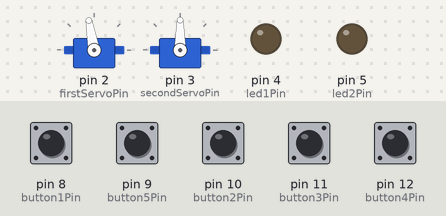
Recording of a sketch running on a simulated Arduino Uno, built with avr-gcc and run on an emulated ATmega328P. Shown: 2 × servo, output pins drawn as LEDs (lit = HIGH). The test bench sets the inputs (shaded band); at power-on: pin 8 (button1Pin) HIGH, pin 9 (button5Pin), pin 10 (button2Pin), pin 11 (button3Pin), pin 12 (button4Pin) LOW.

Above: at 1.2 s.
1.3 s: pin 9 (button5Pin) pulled HIGH for 0.15 s
At 3.5 s:
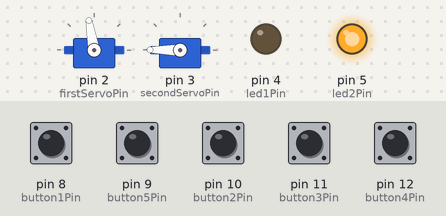
4.3 s: pin 8 (button1Pin) pulled LOW for 0.15 s
At 4.37 s:
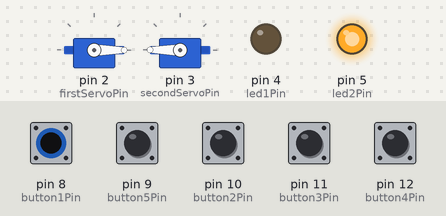
5.9 s: pin 10 (button2Pin) pulled HIGH for 0.15 s
At 5.97 s:
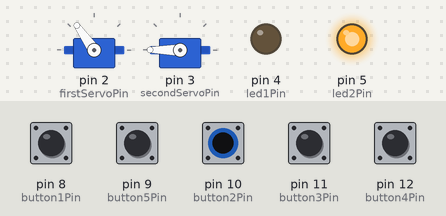
7.5 s: pin 11 (button3Pin) pulled HIGH for 0.15 s
At 7.57 s:
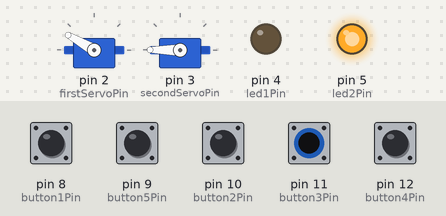
9.1 s: pin 12 (button4Pin) pulled HIGH for 0.15 s
At 9.17 s:
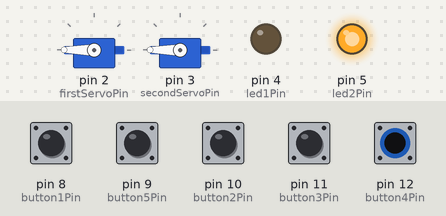
10.7 s: pin 9 (button5Pin) pulled HIGH for 1 s
At 11.1 s:
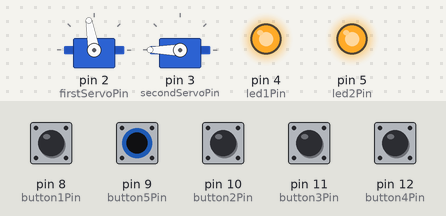
Timing chart, 0 to 13.7 s (numbered marks = the images above; inputs shaded):
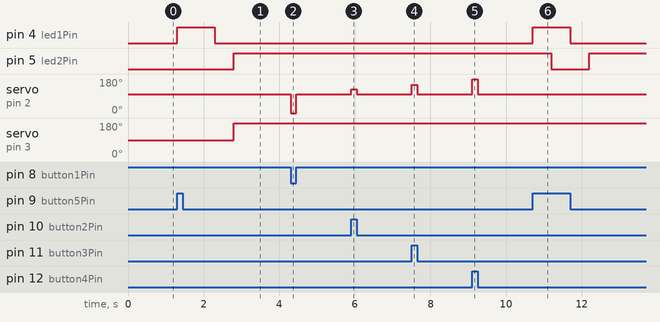

The sketch:

FrankensteinCode.ino
```cpp
#include <Servo.h>

Servo firstServo;
Servo secondServo;

int button1Pin = 8; // Pin for the first button
int button2Pin = 10; // Pin for the second button
int button3Pin= 11;
int button4Pin= 12;
int button5Pin = 9; // Pin for the third button
int led1Pin= 4;
int led2Pin=5;

int firstServoPin = 2; // Pin for the first servo
int secondServoPin = 3;
int lastButtonState = 0; // Pin for the second servo

void setup() {
    pinMode(button1Pin, INPUT);
    pinMode(button2Pin, INPUT);
    pinMode(button3Pin, INPUT);
    pinMode(button4Pin, INPUT);
    pinMode(button5Pin, INPUT);
    pinMode(led1Pin, OUTPUT);
    pinMode(led2Pin, OUTPUT);

    firstServo.attach(firstServoPin);
    secondServo.attach(secondServoPin);


}

void loop() {
    // Read the state of the buttons
    int button1State = digitalRead(button1Pin);
    int button2State = digitalRead(button2Pin);
    int button3State = digitalRead(button3Pin);
    int button4State= digitalRead(button4Pin);
    int button5State= digitalRead(button5Pin);

    // Control the first servo
    if (button1State == LOW){
      firstServo.write(0);
    }

    if (button1State == HIGH) {
        // First button is high (pressed), set first servo to 100 degrees
        firstServo.write(100);

    }
    if (button2State == HIGH ) {
        // Second button
        firstServo.write(125);

    }
    if (button3State == HIGH){
        firstServo.write(150);
    }
    if (button4State == HIGH){
        firstServo.write(180);
    }
    // }if (lastButtonState == 0);
    //    firstServo.write(0);


    // Control the second servo
    if (button5State == HIGH) {
        // 5th button is on (pressed), set second servo to 180 degrees
        digitalWrite(led1Pin,HIGH);
        delay(500);
        digitalWrite(led2Pin,LOW);
        delay(500);
        digitalWrite (led1Pin,LOW);
        delay(500);
       digitalWrite (led2Pin,HIGH);
        secondServo.write(180);

    }
}
```

Measured:
- after the input at 1.3 s, pin 4 (led1Pin): LOW → HIGH at once, → LOW 1.0 s later; pin 5 (led2Pin): LOW → HIGH after 1.5 s; servo on pin 3 (secondServoPin): 90° → 180° after 1.5 s
- after the input at 4.3 s, servo on pin 2 (firstServoPin): 100° → 0° at once, → 100° 0.15 s later
- after the input at 5.9 s, servo on pin 2 (firstServoPin): 100° → 125° at once, → 100° 0.15 s later
- after the input at 7.5 s, servo on pin 2 (firstServoPin): 100° → 150° at once, → 100° 0.15 s later
- after the input at 9.1 s, servo on pin 2 (firstServoPin): 100° → 180° at once, → 100° 0.15 s later
- after the input at 10.7 s, pin 4 (led1Pin): LOW → HIGH at once, → LOW 1.0 s later; pin 5 (led2Pin): HIGH → LOW after 0.50 s, → HIGH 1.0 s later
